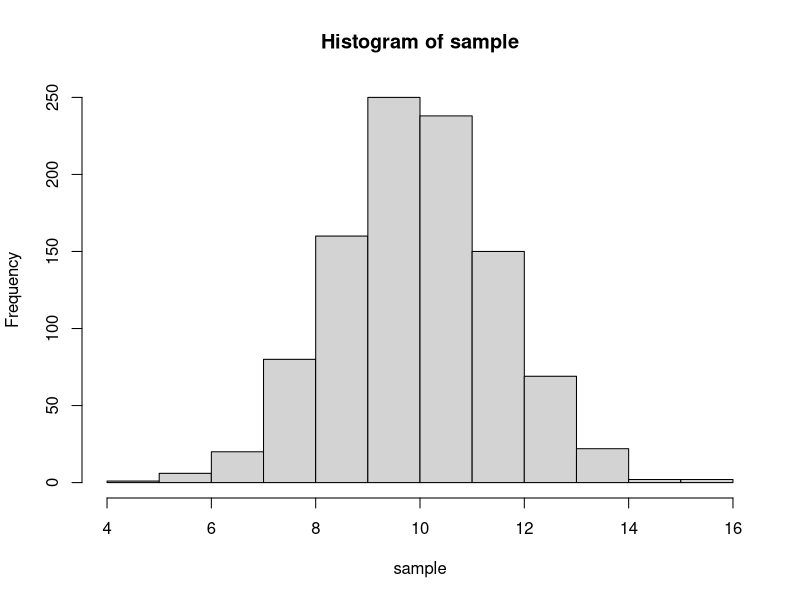
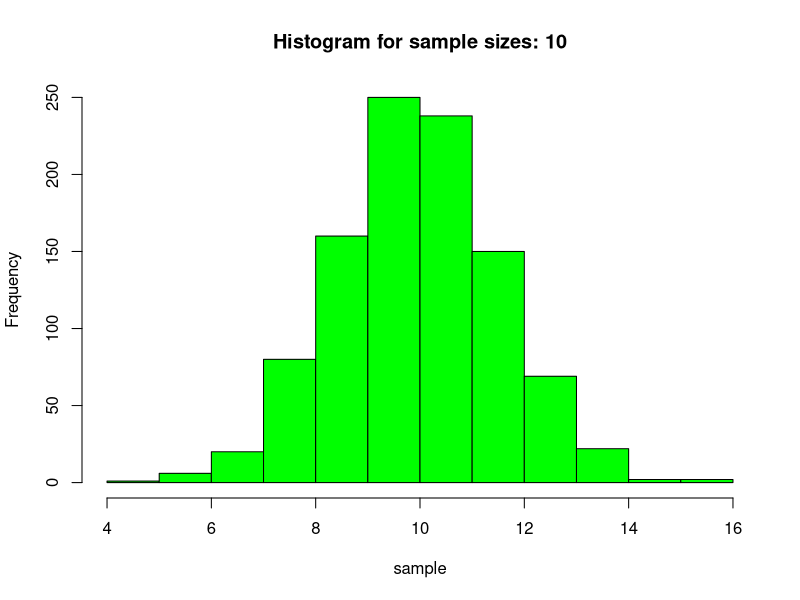
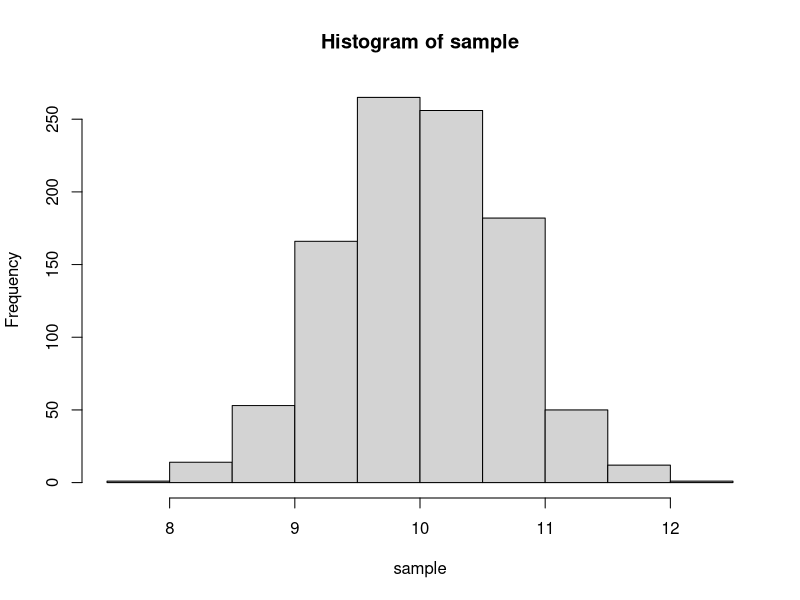
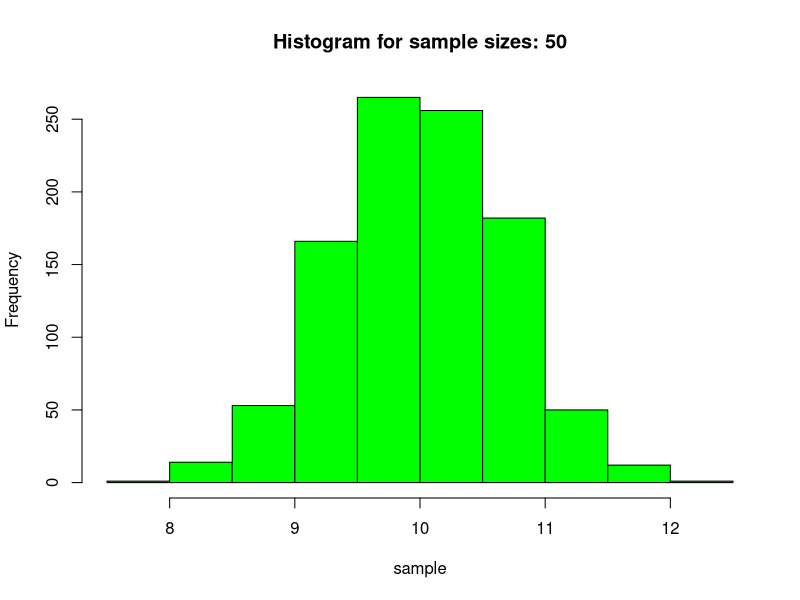
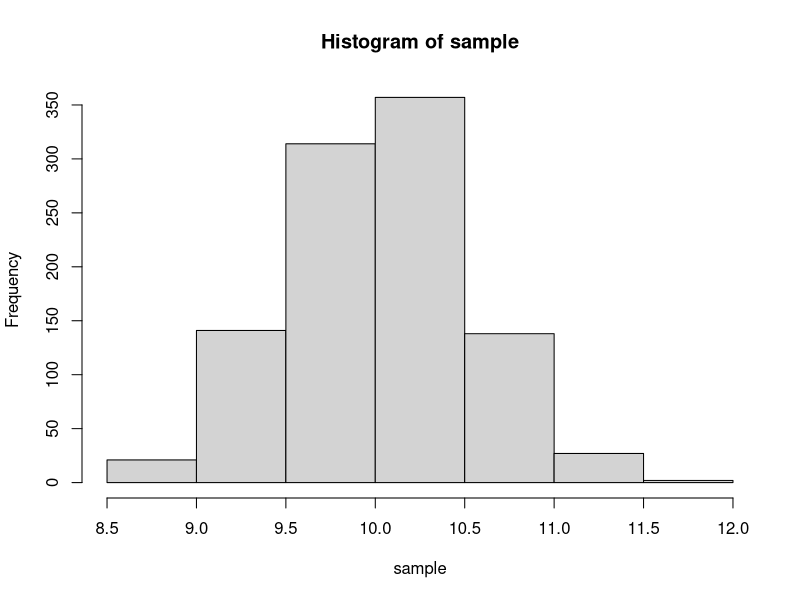
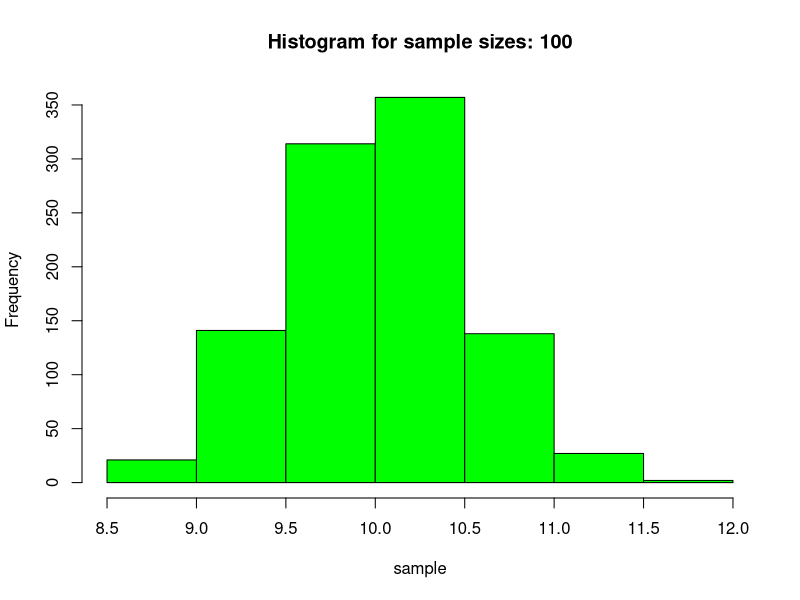
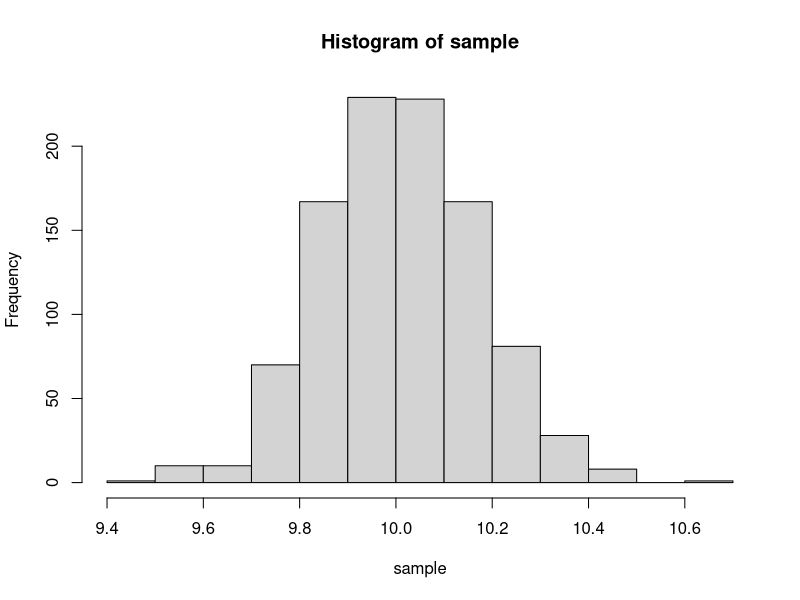
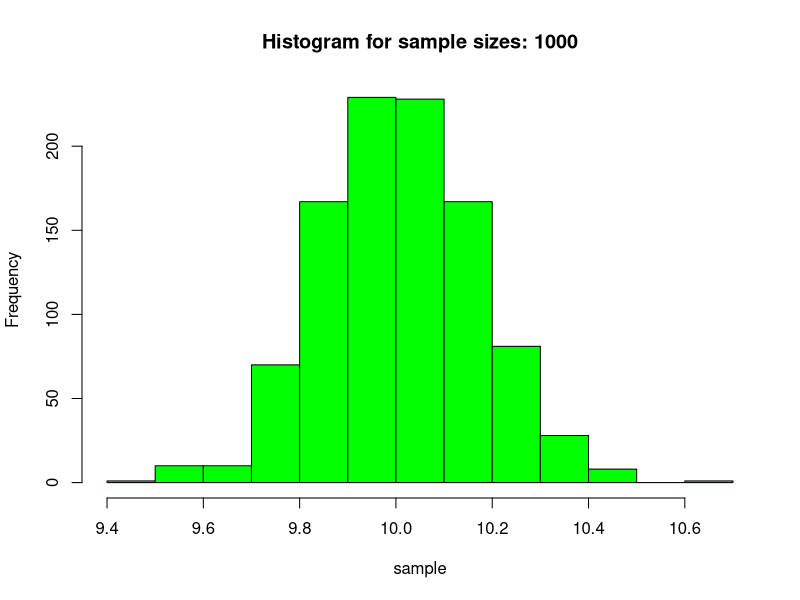

Recreate these plots in R, in order.
sizes <- c(10, 50, 100, 1000)
samples <- matrix(NA, length(sizes), 1000)

for (i in 1:length(sizes)) {
    sample <- rep(NA, 1000)
    for (j in 1:1000) {
      sample[j] <- mean(rnorm(sizes[i], 10, 5))
    }
    print(sprintf("Sampling size: %d Mean: %f, sd: %f, cvar: %f", sizes[i], mean(sample), sd(sample), sd(sample)/mean(sample)))
    plot(hist(sample), col = "green", main=sprintf("Histogram for sample sizes: %d", sizes[i]))
    samples[i,] = sample
}



